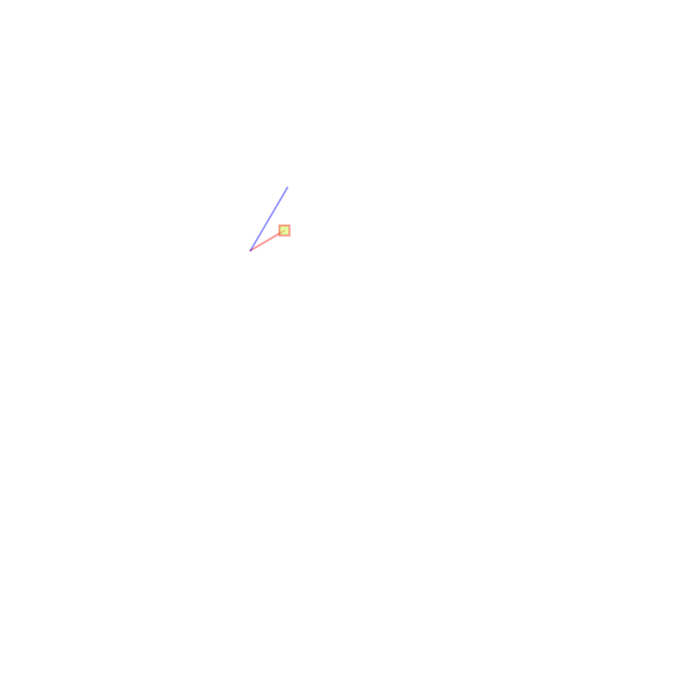
Frame 1 (no input)
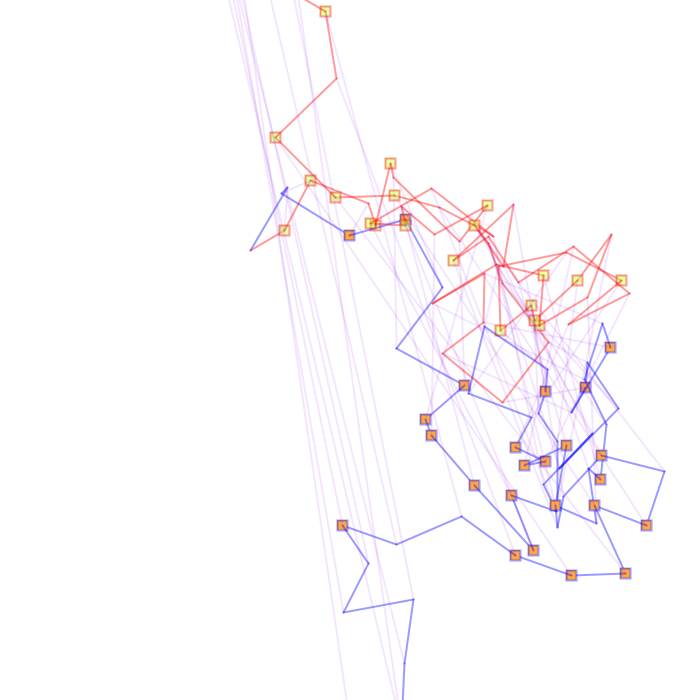
Frame 60 (the mouse pressed at the canvas centre just before this capture)
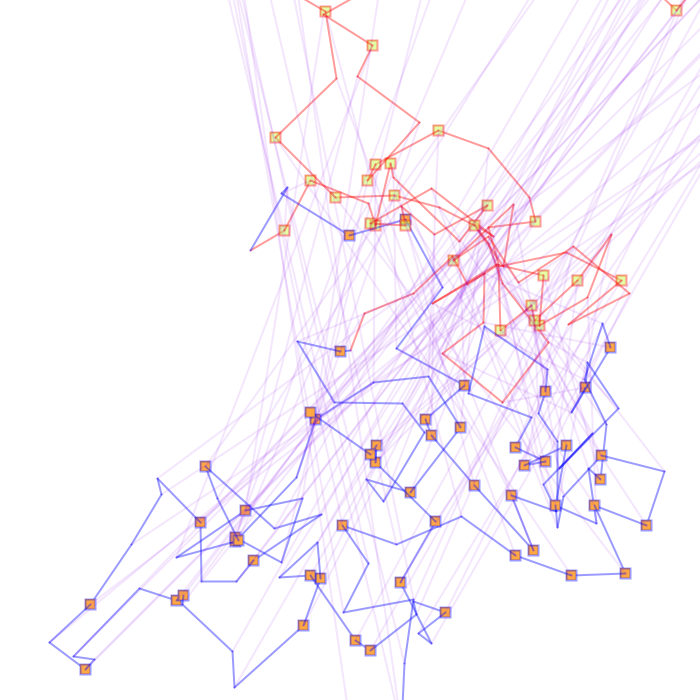
Frame 120 (the mouse held since frame 60 and released just before this capture)

The Processing sketch that drew these frames (run headless with seeded random() and noise(); from frame 60 on, the mouse is pressed at the canvas centre):

// Processing sketch: processing_35787
// ── processing_35787.pde

int x,y, x1, y1;
int a,b,a1,b1;

void setup()
{
  size(700,700);
  background(255);
  x1=250;
  y1=250;
  a1=250;
  b1=250;
  frameRate(15);
  rectMode(CENTER);
  smooth();
}
void draw()
{
  y=y1+(height/10)-int(random(height/5));
  x=x1+(width/10)-int(random(width/5));
  b=b1+(height/10)-int(random(height/5));
  a=a1+(width/10)-int(random(width/5));
  strokeWeight(2);
  stroke(255,0,0,100);
  line(x1,y1,x,y);
  if((y%5)==0 || x%5==0)
  {
    fill(201,255,77,128);
    rect(x,y,10,10);
  }
  stroke(0,0,255,100);
  line(a1,b1,a,b);
  if(b%5==0 || a%5==0)
  {
    fill(255,168,67);
    rect(a,b,10,10);
  }
  stroke(128,0,230,25);
  line(a1,b1,x1,y1);
  x1=x;
  y1=y;
  b1=b;
  a1=a;
}
void mousePressed()
{
  background(255);
  x1=mouseX;
  y1=mouseY;
  a1=mouseX;
  b1=mouseY;
}
